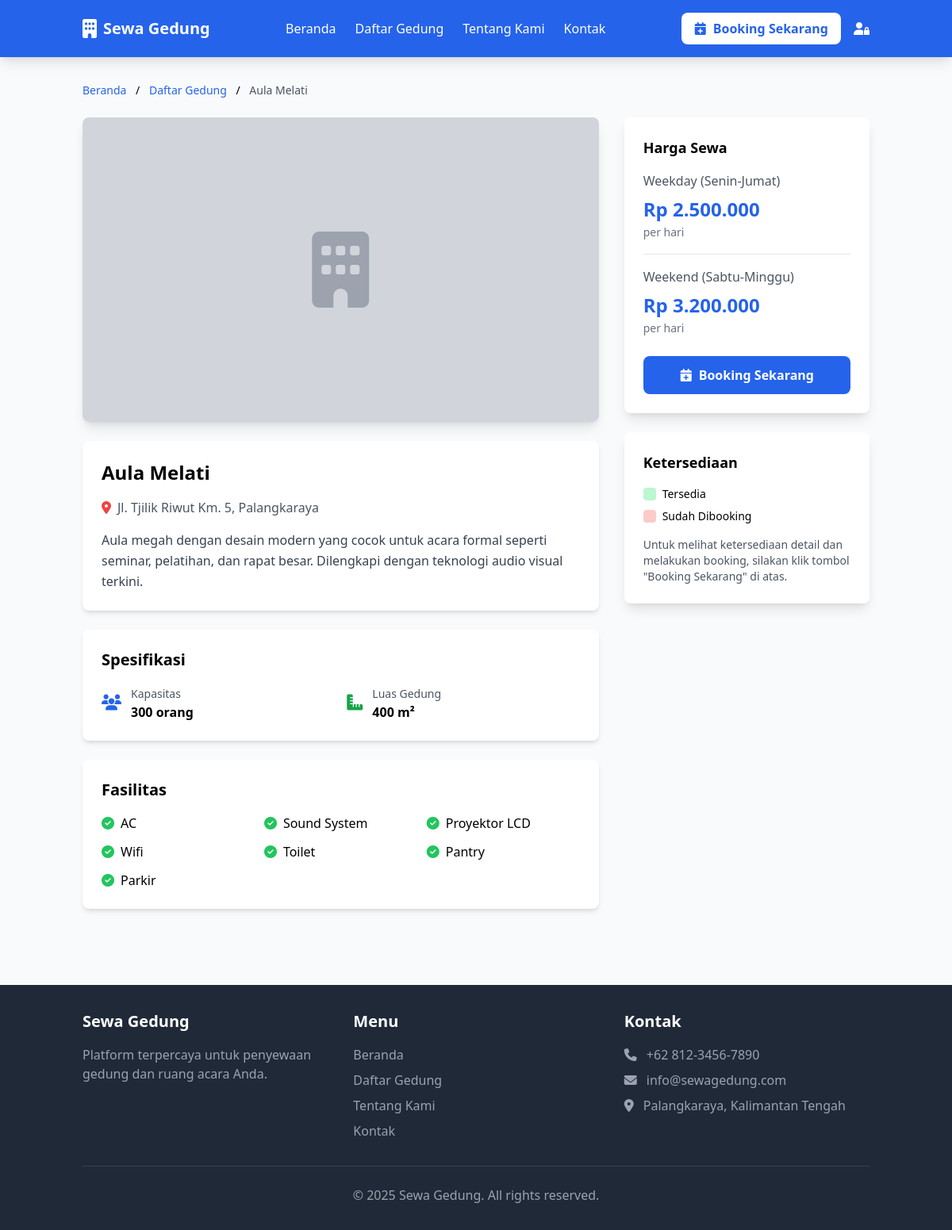
Page /detail-gedung.php?id=2 on the committed database.
### tables this page shows
CREATE TABLE `gedung` (
  `id_gedung` int(11) NOT NULL,
  `nama_gedung` varchar(100) NOT NULL,
  `slug` varchar(100) NOT NULL,
  `deskripsi` text,
  `kapasitas` int(11) DEFAULT NULL,
  `luas_gedung` varchar(50) DEFAULT NULL,
  `alamat` text,
  `fasilitas` text,
  `harga_weekday` decimal(10,2) NOT NULL DEFAULT '0.00',
  `harga_weekend` decimal(10,2) NOT NULL DEFAULT '0.00',
  `foto_utama` varchar(255) DEFAULT NULL,
  `status` enum('aktif','nonaktif') DEFAULT 'aktif',
  `created_at` datetime DEFAULT NULL,
  `updated_at` datetime DEFAULT NULL,
  `deleted_at` datetime DEFAULT NULL
);

### functions/helpers.php (called while the page is built, shortened)
<?php
function formatRupiah($angka) {
    return 'Rp ' . number_format($angka, 0, ',', '.');
}
?>

### public/detail-gedung.php (the view, shortened to what this page needs)
<?php
require_once '../config/config.php';
require_once '../functions/helpers.php';
$id_gedung = isset($_GET['id']) ? (int)$_GET['id'] : 0;
$queryGedung = "SELECT * FROM gedung WHERE id_gedung = $id_gedung AND status = 'aktif' AND deleted_at IS NULL";
$resultGedung = mysqli_query($conn, $queryGedung);
$gedung = mysqli_fetch_assoc($resultGedung);
include '../layouts/header.php';
?>
<div class="container mx-auto px-4 py-8">
    <div class="mb-6 text-sm">
        <a href="index.php" class="text-blue-600 hover:text-blue-800">Beranda</a>
        <span class="mx-2">/</span>
        <a href="daftar-gedung.php" class="text-blue-600 hover:text-blue-800">Daftar Gedung</a>
        <span class="mx-2">/</span>
        <span class="text-gray-600"><?php echo $gedung['nama_gedung']; ?></span>
    </div>
    <div class="grid grid-cols-1 lg:grid-cols-3 gap-8">
        <div class="lg:col-span-2">
            <div class="bg-white rounded-lg shadow-lg overflow-hidden mb-6">
                <div class="h-96 bg-gray-300">
                    <?php if($gedung['foto_utama']): ?>
                        <img src="../uploads/gedung/<?php echo $gedung['foto_utama']; ?>"
                             alt="<?php echo $gedung['nama_gedung']; ?>"
                             class="w-full h-full object-cover">
                    <?php else: ?>
                        <div class="w-full h-full flex items-center justify-center">
                            <i class="fas fa-building text-gray-400 text-8xl"></i>
                        </div>
                    <?php endif; ?>
                </div>
            </div>
            <div class="bg-white rounded-lg shadow-md p-6 mb-6">
                <h2 class="text-2xl font-bold mb-4"><?php echo $gedung['nama_gedung']; ?></h2>
                <div class="flex items-center text-gray-600 mb-4">
                    <i class="fas fa-map-marker-alt text-red-500 mr-2"></i>
                    <?php echo $gedung['alamat']; ?>
                </div>
                <p class="text-gray-700 leading-relaxed whitespace-pre-line"><?php echo $gedung['deskripsi']; ?></p>
            </div>
            <div class="bg-white rounded-lg shadow-md p-6 mb-6">
                <h3 class="text-xl font-bold mb-4">Spesifikasi</h3>
                <div class="grid grid-cols-2 gap-4">
                    <div class="flex items-center">
                        <i class="fas fa-users text-blue-600 mr-3 text-xl"></i>
                        <div>
                            <span class="text-sm text-gray-600">Kapasitas</span>
                            <p class="font-semibold"><?php echo $gedung['kapasitas']; ?> orang</p>
                        </div>
                    </div>
                    <div class="flex items-center">
                        <i class="fas fa-ruler-combined text-green-600 mr-3 text-xl"></i>
                        <div>
                            <span class="text-sm text-gray-600">Luas Gedung</span>
                            <p class="font-semibold"><?php echo $gedung['luas_gedung']; ?></p>
                        </div>
                    </div>
                </div>
            </div>
            <?php if($gedung['fasilitas']): ?>
            <div class="bg-white rounded-lg shadow-md p-6">
                <h3 class="text-xl font-bold mb-4">Fasilitas</h3>
                <div class="grid grid-cols-2 md:grid-cols-3 gap-3">
                    <?php
                    $fasilitas = explode(',', $gedung['fasilitas']);
                    foreach($fasilitas as $f):
                    ?>
                        <div class="flex items-center">
                            <i class="fas fa-check-circle text-green-500 mr-2"></i>
                            <span><?php echo trim($f); ?></span>
                        </div>
                    <?php endforeach; ?>
                </div>
            </div>
            <?php endif; ?>
        </div>
        <div class="lg:col-span-1">
            <div class="bg-white rounded-lg shadow-lg p-6 mb-6 sticky top-4">
                <h3 class="text-lg font-bold mb-4">Harga Sewa</h3>
                <div class="mb-4 pb-4 border-b">
                    <div class="flex justify-between items-center mb-2">
                        <span class="text-gray-600">Weekday (Senin-Jumat)</span>
                    </div>
                    <p class="text-2xl font-bold text-blue-600"><?php echo formatRupiah($gedung['harga_weekday']); ?></p>
                    <span class="text-sm text-gray-500">per hari</span>
                </div>
                <div class="mb-6">
                    <div class="flex justify-between items-center mb-2">
                        <span class="text-gray-600">Weekend (Sabtu-Minggu)</span>
                    </div>
                    <p class="text-2xl font-bold text-blue-600"><?php echo formatRupiah($gedung['harga_weekend']); ?></p>
                    <span class="text-sm text-gray-500">per hari</span>
                </div>
                <a href="booking.php?gedung=<?php echo $gedung['id_gedung']; ?>"
                   class="block w-full bg-blue-600 text-white text-center py-3 rounded-lg font-bold hover:bg-blue-700 transition">
                    <i class="fas fa-calendar-plus mr-2"></i>Booking Sekarang
                </a>
            </div>
            <div class="bg-white rounded-lg shadow-lg p-6">
                <h3 class="text-lg font-bold mb-4">Ketersediaan</h3>
                <div class="text-sm mb-4">
                    <div class="flex items-center mb-2">
                        <div class="w-4 h-4 bg-green-200 rounded mr-2"></div>
                        <span>Tersedia</span>
                    </div>
                    <div class="flex items-center">
                        <div class="w-4 h-4 bg-red-200 rounded mr-2"></div>
                        <span>Sudah Dibooking</span>
                    </div>
                </div>
                <p class="text-sm text-gray-600">
                    Untuk melihat ketersediaan detail dan melakukan booking, silakan klik tombol "Booking Sekarang" di atas.
                </p>
            </div>
        </div>
    </div>
</div>
<?php include '../layouts/footer.php'; ?>

### rows in the picture
gedung: nama_gedung "Aula Melati", alamat "Jl. Tjilik Riwut Km. 5, Palangkaraya", deskripsi "Aula megah dengan desain modern yang cocok untuk acara formal seperti seminar, pelatihan, dan rapat besar. Dilengkapi dengan teknologi audio visual terkini.", kapasitas "300", luas_gedung "400 m²", fasilitas "AC", fasilitas "Sound System", fasilitas "Proyektor LCD", fasilitas "Wifi", fasilitas "Toilet", fasilitas "Pantry", fasilitas "Parkir", harga_weekday "Rp 2.500.000", harga_weekend "Rp 3.200.000"
